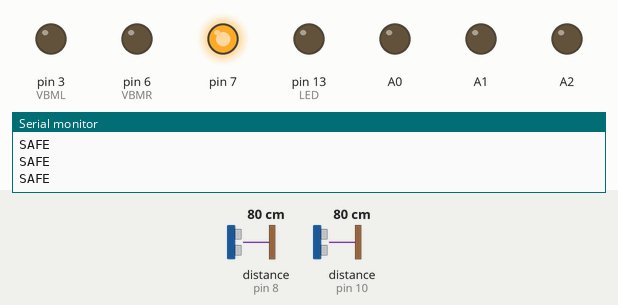
Recording of a sketch running on a simulated Arduino Uno, built with avr-gcc and run on an emulated ATmega328P. Parts: output pins drawn as LEDs (lit = HIGH), the last lines printed to the serial monitor. The inputs (shaded band) are chosen by the test bench; at power-on: distance to the obstacle (sensors on pin 8, pin 10) 80 cm.

Above: at 1.2 s.
1.3 s: distance to the obstacle (sensor on pin 8) set to 32 cm
2.8 s: distance to the obstacle (sensor on pin 8) set to 29 cm
At 4.1 s:
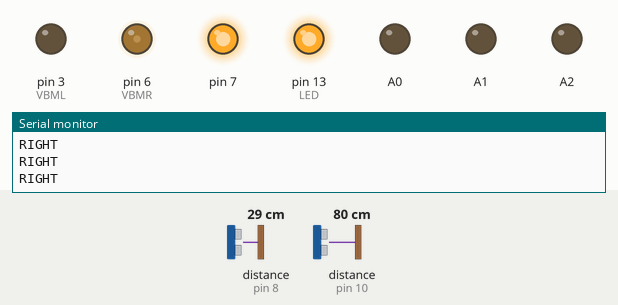
4.4 s: distance to the obstacle (sensor on pin 10) set to 42 cm
5.9 s: distance to the obstacle (sensor on pin 10) set to 35 cm
At 7.1 s:
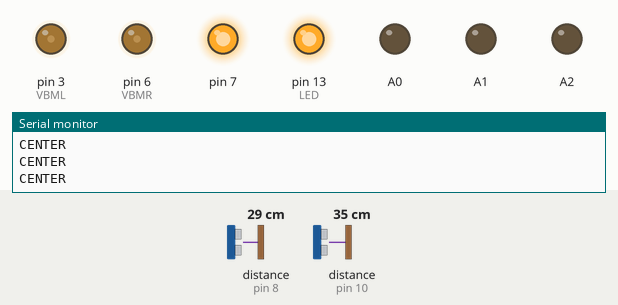
7.4 s: distance to the obstacle (sensor on pin 8) set to 2 cm
At 8.7 s:
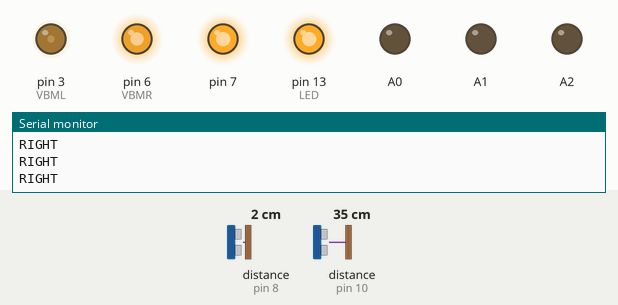
9.0 s: distance to the obstacle (sensor on pin 10) set to 14 cm
10.5 s: distance to the obstacle (sensor on pin 10) set to 11 cm
At 12.0 s:
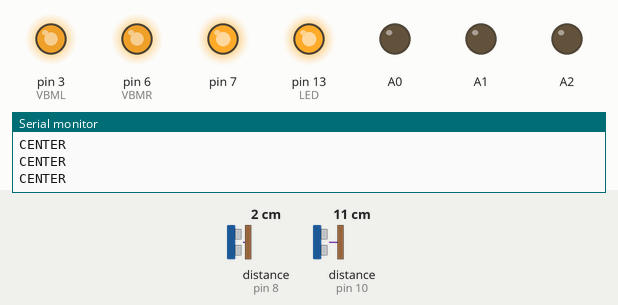
Timing chart, 0 to 13.0 s (numbered marks = the images above; inputs shaded):
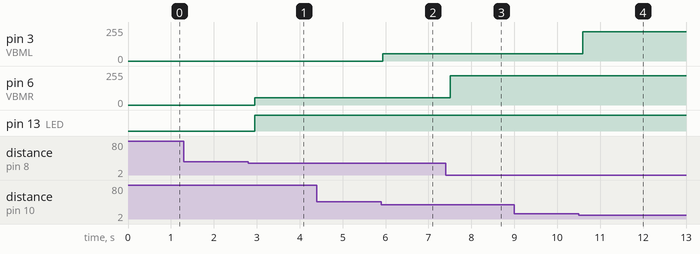

Measured:
- the behaviour switches between 30 and 29 cm on distance to the obstacle (sensor on pin 8) (found by bisection; images 0 and 1)
- the behaviour switches between 40 and 39 cm on distance to the obstacle (sensor on pin 10) (found by bisection; images 1 and 2)
- the behaviour switches between 13 and 12 cm on distance to the obstacle (sensor on pin 10) (found by bisection; images 3 and 4)
- after the input at 2.8 s, pin 6 (VBMR): 0/255 → 56/255 after 0.15 s; pin 13 (LED): LOW → HIGH after 0.15 s
- after the input at 5.9 s, pin 3 (VBML): 0/255 → 56/255 at once
- after the input at 7.4 s, pin 6 (VBMR): 56/255 → 218/255 after 0.11 s
- after the input at 10.5 s, pin 3 (VBML): 56/255 → 218/255 after 0.10 s

The sketch:

ultrasonic.ino
```cpp
// (licence header left out)
/* Ranger Module
* This uses the two Ultrasonic sensors HC SR04
* Uses the New Ping Library
* https://bitbucket.org/teckel12/arduino-new-ping/wiki/Home
*
*/

#include <Wire.h>
#include <NewPing.h>
#define MAX 400

#define VBML 3  // Blue - Left
#define VBMR 6  // BabyPink - Right

NewPing right(11, 10, MAX); // Maroon-Orange
NewPing left(9, 8, MAX); // Yellow-Green
unsigned int l,r;

int dir = 0;

void setup() {
  pinMode(7, OUTPUT);
  digitalWrite(7, HIGH);
  pinMode(A0, OUTPUT);
  pinMode(A1, OUTPUT);
  pinMode(A2, OUTPUT);
  digitalWrite(A0, LOW);
  digitalWrite(A1, LOW);
  digitalWrite(A2, LOW);
  pinMode(VBML, OUTPUT);
  pinMode(VBMR, OUTPUT);
  pinMode(13, OUTPUT); // LED
  digitalWrite(13, LOW);
  Serial.begin(9600);
  Wire.begin(0x04);
  Wire.onRequest(sendData);
}

void loop() {
  delay(50);
  l = left.ping_cm();
  delay(50);
  r = right.ping_cm();
  int d = l-r;
  if ( l < 30 || r < 30) {
    if (d > 10) {
        int insty = map(l, 30, 5, 50, 200);
        analogWrite(VBML, insty);
        Serial.println("LEFT");
        dir = 1;
    } else if ( d < -10) {
        int insty = map(l, 30, 5, 50, 200);
        analogWrite(VBMR, insty);
        Serial.println("RIGHT");
        dir = 2;
    } else {
        int insty = map(l, 30, 5, 50, 200);
        analogWrite(VBML, insty);
        analogWrite(VBMR, insty);
        Serial.println("CENTER");
        dir = 3;
    }
    digitalWrite(13, HIGH);
  } else {
      Serial.println("SAFE");
      dir = 0;
      digitalWrite(13, LOW);
      analogWrite(VBML, 0);
      analogWrite(VBMR, 0);
  }
}

void sendData() {
  Wire.write(dir);
}
```
